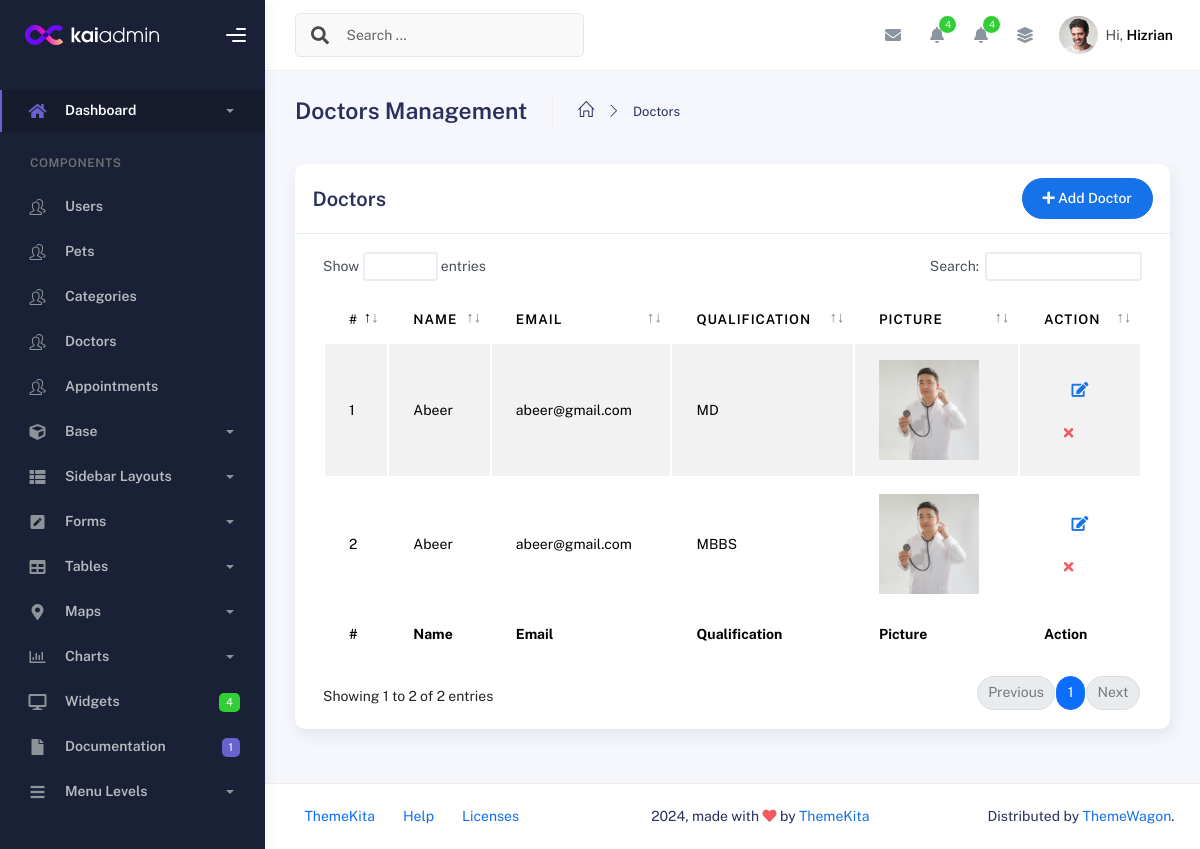
The app's page /adminpanel/doctors.php with its own data.
### tables this page shows
CREATE TABLE `doctors` (
  `id` int(11) NOT NULL,
  `name` varchar(50) NOT NULL,
  `email` varchar(100) NOT NULL,
  `qualification` varchar(100) NOT NULL,
  `image` varchar(255) DEFAULT NULL
);

### adminpanel/doctors.php (the view, shortened to what this page needs)
<?php
include 'header.php';
?>
<div class="container">
    <div class="page-inner">
        <div class="page-header">
            <h3 class="fw-bold mb-3">Doctors Management</h3>
            <ul class="breadcrumbs mb-3">
                <li class="nav-home">
                    <a href="#">
                        <i class="icon-home"></i>
                    </a>
                </li>
                <li class="separator">
                    <i class="icon-arrow-right"></i>
                </li>
                <li class="nav-item">
                    <a href="#">Doctors</a>
                </li>
            </ul>
        </div>
        <div class="row">
            <div class="col-md-12">
                <div class="card">
                    <div class="card-header">
                        <div class="d-flex align-items-center">
                            <h4 class="card-title">Doctors</h4>
                            <button
                                class="btn btn-primary btn-round ms-auto"
                                data-bs-toggle="modal"
                                data-bs-target="#addRowModal"
                            >
                                <i class="fa fa-plus"></i>
                                Add Doctor
                            </button>
                        </div>
                    </div>
                    <div class="card-body">
                        <div class="table-responsive">
                      <table
                        id="add-row"
                        class="display table table-striped table-hover"
                      >
                                <thead>
                                    <tr>
                                        <th>#</th>
                                        <th>Name</th>
                                        <th>Email</th>
                                        <th>Qualification</th>
                                        <th>Picture</th>
                                        <th style="width: 10%">Action</th>
                                    </tr>
                                </thead>
                                <tfoot>
                                    <tr>
                                        <th>#</th>
                                        <th>Name</th>
                                        <th>Email</th>
                                        <th>Qualification</th>
                                        <th>Picture</th>
                                        <th>Action</th>
                                    </tr>
                                </tfoot>
                                <tbody>
                                    <?php
                                    $result = $con->query("SELECT * FROM `doctors` ORDER BY `name` ASC");
                                    $count = 1;
                                    if ($result && $result->num_rows > 0) {
                                        while ($row = $result->fetch_assoc()) {
                                            echo '<tr>';
                                            echo '<td>' . htmlspecialchars($count) . '</td>';
                                            echo '<td>' . htmlspecialchars($row['name']) . '</td>';
                                            echo '<td>' . htmlspecialchars($row['email']) . '</td>';
                                            echo '<td>' . htmlspecialchars($row['qualification']) . '</td>';
                                            echo '<td><img src="uploads/' . htmlspecialchars($row['image']) . '" width="100" height="100"></td>';
                                            echo '<td>
                                                <button
                                                    type="button"
                                                    class="btn btn-link btn-primary btn-lg"
                                                    data-bs-toggle="tooltip"
                                                    data-original-title="Edit"
                                                    onclick="openEditModal(' . $row['id'] . ', \'' . htmlspecialchars($row['name']) . '\', \'' . htmlspecialchars($row['email']) . '\', \'' . htmlspecialchars($row['qualification']) . '\')"
                                                >
                                                    <i class="fa fa-edit"></i>
                                                </button>
                                                <button
                                                    type="button"
                                                    class="btn btn-link btn-danger"
                                                    data-bs-toggle="tooltip"
                                                    data-original-title="Delete"
                                                    onclick="confirmDelete(' . $row['id'] . ')"
                                                >
                                                    <i class="fa fa-times"></i>
                                                </button>
                                                </form>
                                            </td>';
                                            echo '</tr>';
                                            $count++;
                                        }
                                    } else {
                                        echo '<tr><td colspan="6">No doctors found</td></tr>';
                                    }
                                    ?>
                                </tbody>
                            </table>
                        </div>
                    </div>
                </div>
            </div>
        </div>
    </div>
</div>
<?php
include 'footer.php';
?>

### records on screen
doctors: name "Abeer", email "abeer@gmail.com", qualification "MD", image (picture)
doctors: name "Abeer", email "abeer@gmail.com", qualification "MBBS", image (picture)
